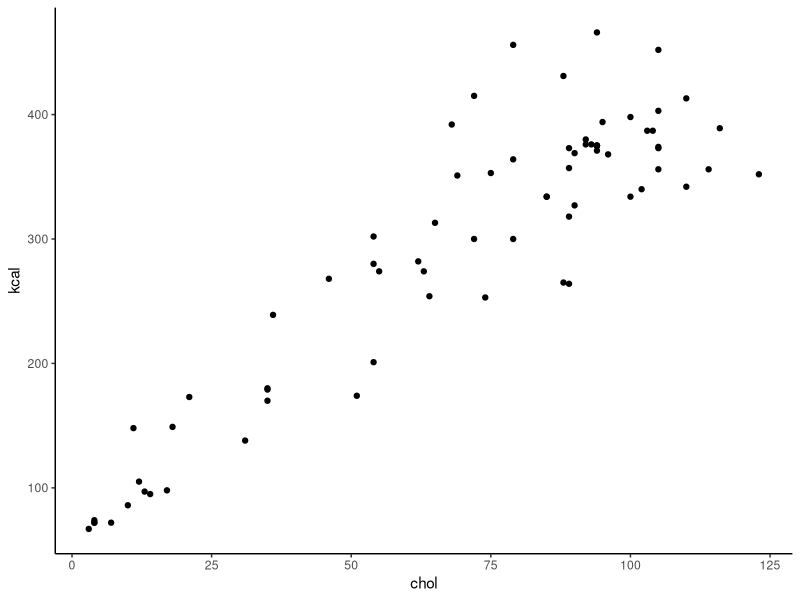
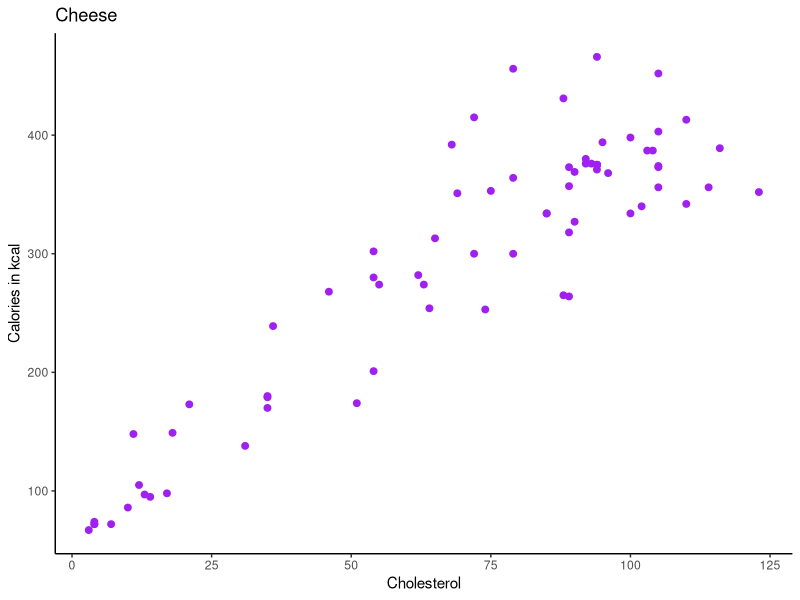
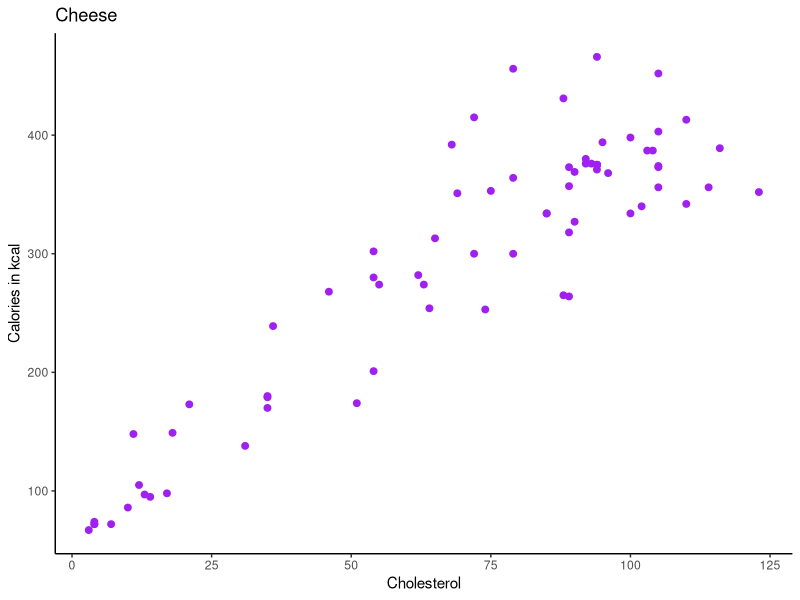
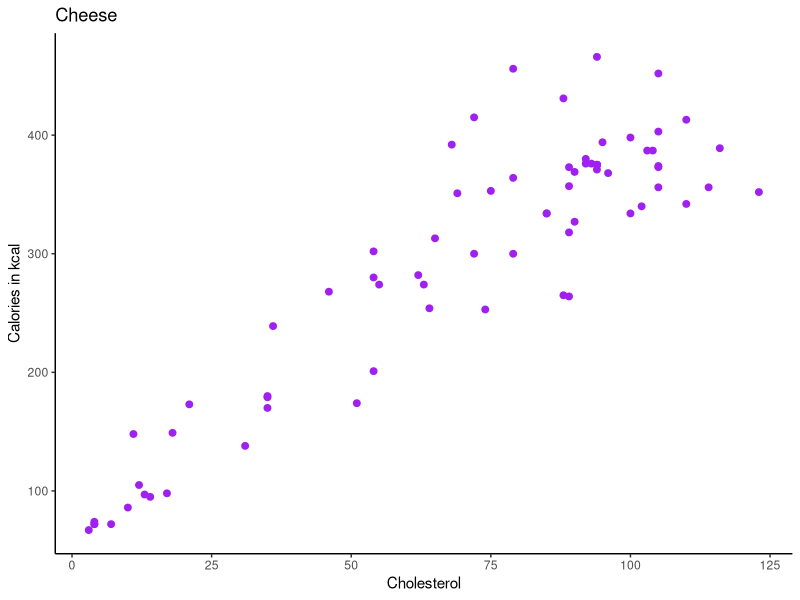
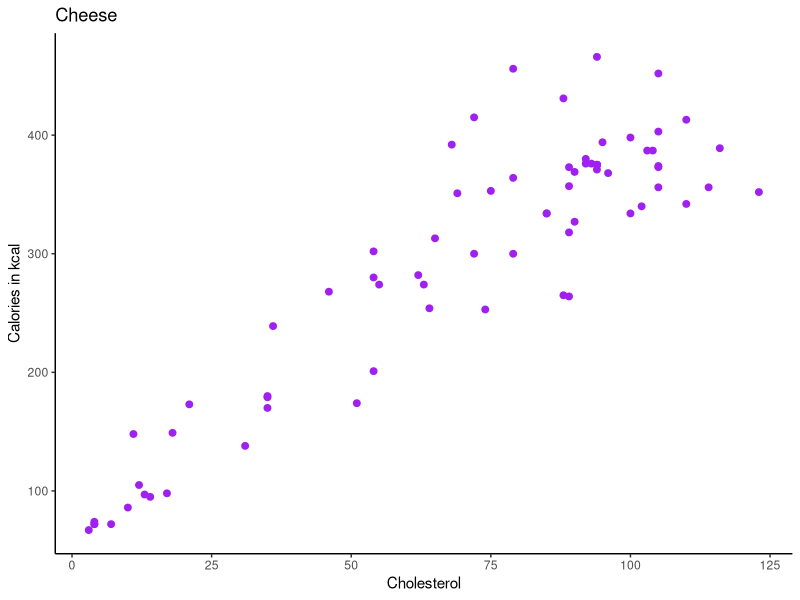

Here is the R script that generated these plots, in order:
## Saving ggplot images

# let's make a plot

library(tidyverse)

# import the cheese dataset
cheese <- read_csv("data/cheese.csv")
head(cheese)

ggplot(cheese, aes(x = chol, y = kcal)) + geom_point() + theme_classic()


# Option 1...   just screenshot it...

# Option 2...   hit the 'export' tab on the plot viewer...

# Option 3...   you can use a function called 'ggsave'


# first, assign your plot as an object...
# just making it a bit different so that you can tell

head(cheese)

p <- ggplot(cheese, aes(x = chol, y = kcal)) + 
  geom_point(color='purple', size=2) + 
  theme_classic() +
  xlab("Cholesterol") +
  ylab("Calories in kcal") +
  ggtitle("Cheese")

p

ggsave("img/cheese_plot.png", p)  # save as a png

ggsave("img/cheese_plot.pdf", p)  # save as a pdf


## if you need to play around with the sizes, you can do that too...

ggsave("img/cheese_plot2.png", p, width = 10, height = 8)  #(in inches, though can be in cm)

